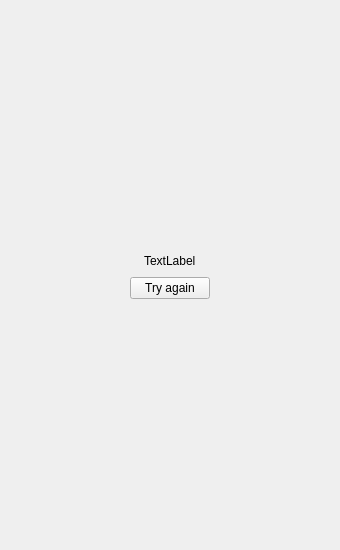
<?xml version="1.0" encoding="UTF-8"?>
<ui version="4.0">
 <class>ConnectToHostWidget</class>
 <widget class="QWidget" name="ConnectToHostWidget">
  <property name="geometry">
   <rect>
    <x>0</x>
    <y>0</y>
    <width>340</width>
    <height>550</height>
   </rect>
  </property>
  <property name="windowTitle">
   <string>Form</string>
  </property>
  <layout class="QVBoxLayout" name="verticalLayout">
   <item>
    <spacer name="verticalSpacer">
     <property name="orientation">
      <enum>Qt::Vertical</enum>
     </property>
     <property name="sizeHint" stdset="0">
      <size>
       <width>20</width>
       <height>230</height>
      </size>
     </property>
    </spacer>
   </item>
   <item>
    <layout class="QHBoxLayout" name="horizontalLayout">
     <item>
      <spacer name="horizontalSpacer">
       <property name="orientation">
        <enum>Qt::Horizontal</enum>
       </property>
       <property name="sizeHint" stdset="0">
        <size>
         <width>40</width>
         <height>20</height>
        </size>
       </property>
      </spacer>
     </item>
     <item>
      <widget class="QLabel" name="infoLabel">
       <property name="text">
        <string>TextLabel</string>
       </property>
      </widget>
     </item>
     <item>
      <spacer name="horizontalSpacer_3">
       <property name="orientation">
        <enum>Qt::Horizontal</enum>
       </property>
       <property name="sizeHint" stdset="0">
        <size>
         <width>40</width>
         <height>20</height>
        </size>
       </property>
      </spacer>
     </item>
    </layout>
   </item>
   <item>
    <layout class="QHBoxLayout" name="horizontalLayout_2">
     <item>
      <spacer name="horizontalSpacer_2">
       <property name="orientation">
        <enum>Qt::Horizontal</enum>
       </property>
       <property name="sizeHint" stdset="0">
        <size>
         <width>40</width>
         <height>20</height>
        </size>
       </property>
      </spacer>
     </item>
     <item>
      <widget class="QPushButton" name="tryAgainButton">
       <property name="text">
        <string>Try again</string>
       </property>
      </widget>
     </item>
     <item>
      <spacer name="horizontalSpacer_4">
       <property name="orientation">
        <enum>Qt::Horizontal</enum>
       </property>
       <property name="sizeHint" stdset="0">
        <size>
         <width>40</width>
         <height>20</height>
        </size>
       </property>
      </spacer>
     </item>
    </layout>
   </item>
   <item>
    <spacer name="verticalSpacer_2">
     <property name="orientation">
      <enum>Qt::Vertical</enum>
     </property>
     <property name="sizeHint" stdset="0">
      <size>
       <width>20</width>
       <height>229</height>
      </size>
     </property>
    </spacer>
   </item>
  </layout>
 </widget>
 <resources/>
 <connections/>
</ui>
